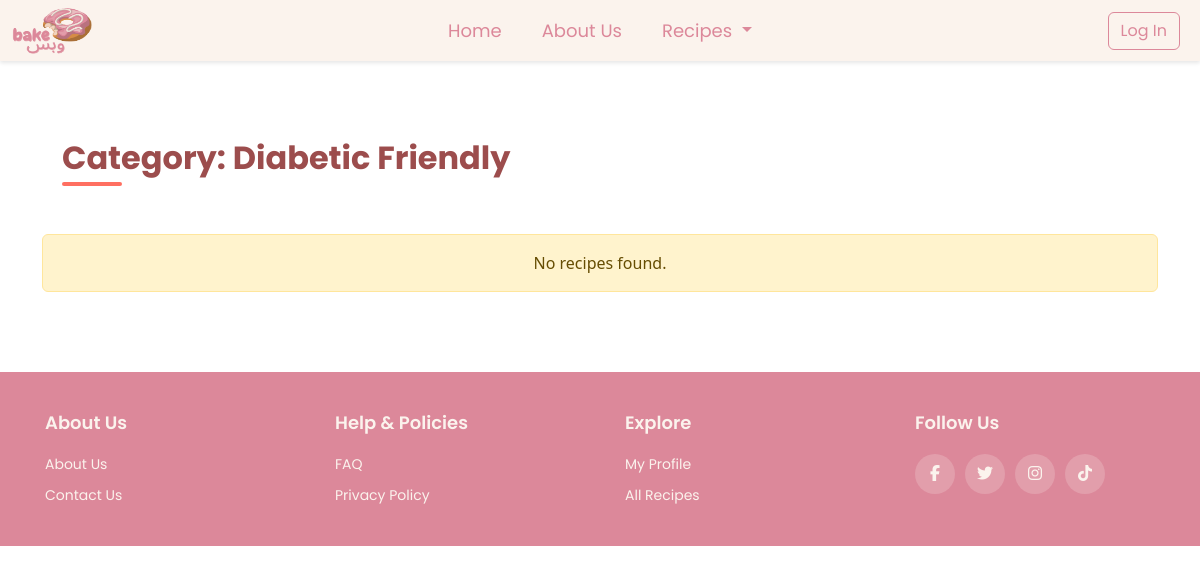
The page /recipes.php?category=diabetic-friendly on the database as committed earlier.
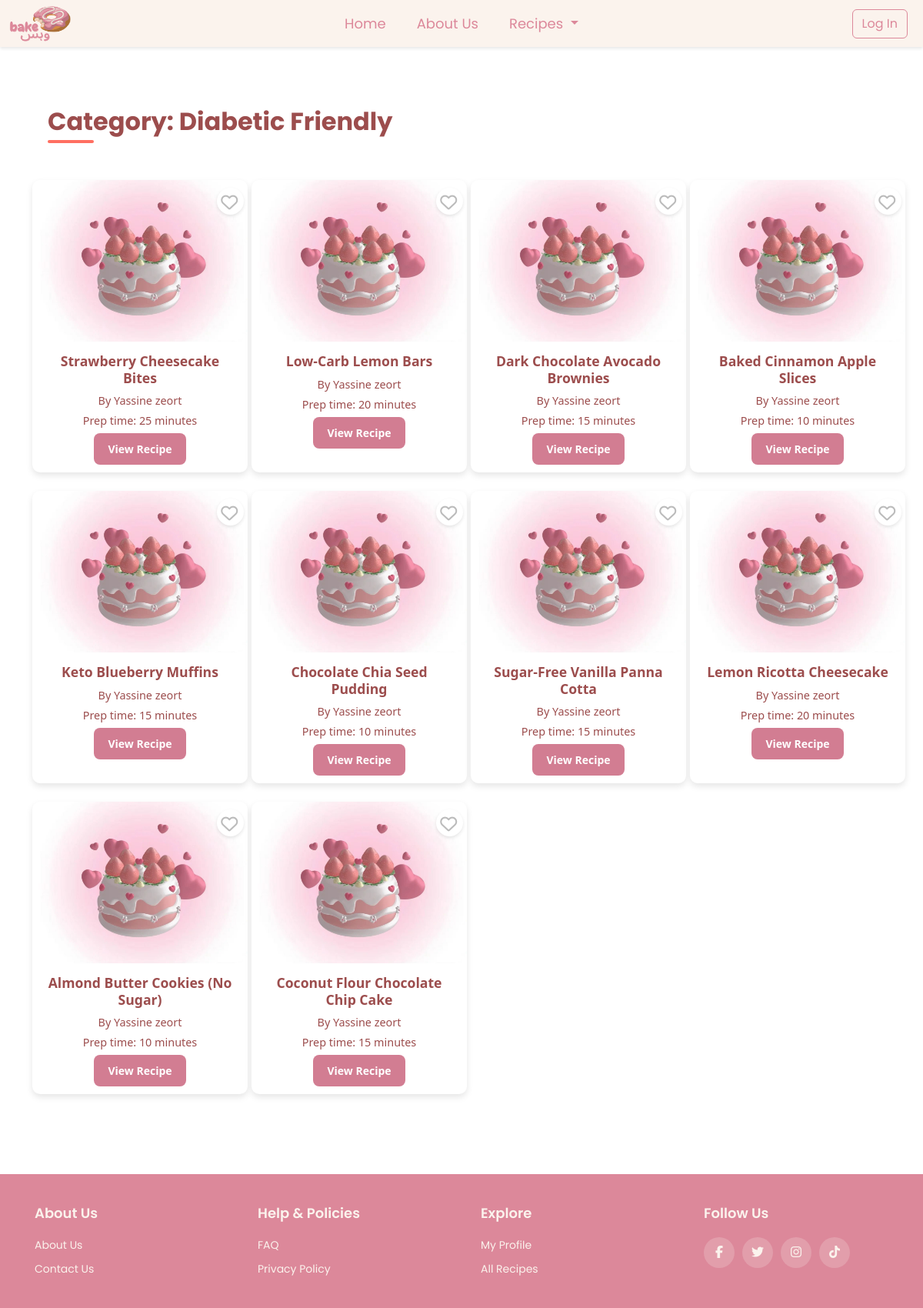
The same page on the database as committed later.
### tables this page shows
CREATE TABLE `recipe` (
  `id` int(11) NOT NULL,
  `name` varchar(255) NOT NULL,
  `description` text DEFAULT NULL,
  `category` varchar(100) NOT NULL,
  `prep_time` int(11) DEFAULT NULL,
  `cook_time` int(11) DEFAULT NULL,
  `servings` int(11) DEFAULT NULL,
  `difficulty` enum('Easy','Medium','Hard') NOT NULL DEFAULT 'Easy',
  `image` varchar(255) DEFAULT NULL,
  `ingredients` text DEFAULT NULL,
  `steps` text DEFAULT NULL,
  `user` varchar(255) DEFAULT NULL,
  `created_at` timestamp NOT NULL DEFAULT current_timestamp(),
  `user_id` int(11) NOT NULL
);

### recipes.php (the view, shortened to what this page needs)
<?php
require_once 'config.php';
$isLoggedIn = isset($_SESSION['user_id']);
$query = "SELECT * FROM recipe";
$params = [];
if (isset($_GET['search'])) {
    $query .= " WHERE name LIKE :search";
    $params[':search'] = '%' . $_GET['search'] . '%';
} elseif (isset($_GET['category'])) {
    $query .= " WHERE category LIKE :category";
    $params[':category'] = '%' . $_GET['category'] . '%';
}
$stmt = $con->prepare($query);
$stmt->execute($params);
$recipes = $stmt->fetchAll(PDO::FETCH_ASSOC);
?>
<!DOCTYPE html>
<html lang="en">
<head>
    <link rel="stylesheet" href="https://cdnjs.cloudflare.com/ajax/libs/font-awesome/6.4.2/css/all.min.css">
    <link href="https://cdn.jsdelivr.net/npm/bootstrap@5.3.2/dist/css/bootstrap.min.css" rel="stylesheet">
</head>
<body>
<nav class="navbar custom-navbar sticky-top">
    <div class="container-fluid">
        <a class="navbar-brand" href="index.php">
            <img src="images/final.png" alt="Website Logo" width="80" height="50" class="d-inline-block align-text-top">
        </a>
        <ul class="navbar-nav d-flex flex-row">
            <li class="nav-item me-3">
                <a class="nav-link" href="index.php">Home</a>
            </li>
            <li class="nav-item me-3">
                <a class="nav-link" href="about us.html">About Us</a>
            </li>
            <li class="nav-item dropdown me-3">
                <a class="nav-link dropdown-toggle" href="#" role="button" data-bs-toggle="dropdown" aria-expanded="false">
                    Recipes
                </a>
            </li>
        </ul>
        <div class="d-flex">
            <?php if (!$isLoggedIn): ?>
                <button class="btn btn-outline-danger me-2" onclick="window.location.href='login.php'">Log In</button>
            <?php endif; ?>
        </div>
    </div>
</nav>
<div class="container mt-5">
    <h2 class="category-title text-center mb-5">
        <?php
        if (isset($_GET['search'])) {
            echo "Search Results for: " . htmlspecialchars($_GET['search']);
        } elseif (isset($_GET['category'])) {
            echo "Category: " . htmlspecialchars(ucwords(str_replace('-', ' ', $_GET['category'])));
        } else {
            echo "All Recipes";
        }
        ?>
    </h2>
    <?php if (count($recipes) > 0): ?>
        <div class="row">
            <?php foreach ($recipes as $recipe): ?>
                <div class="col-lg-3 col-md-4 col-sm-6 mb-4">
                    <div class="recipe-card">
                        <div class="favorite-container">
                            <span class="favorite-icon"><i class="fa-regular fa-heart"></i></span>
                        </div>
                        <img src="images/<?= htmlspecialchars($recipe['image']) ?>" alt="<?= htmlspecialchars($recipe['name']) ?>">
                        <div class="card-body">
                            <h5><?= htmlspecialchars($recipe['name']) ?></h5>
                            <p>By <?= htmlspecialchars($recipe['user']) ?></p>
                            <p>Prep time: <?= htmlspecialchars($recipe['prep_time']) ?> minutes</p>
                            <a href="#" class="btn-pink">View Recipe</a>
                        </div>
                    </div>
                </div>
            <?php endforeach; ?>
        </div>
    <?php else: ?>
        <div class="alert alert-warning text-center">
            No recipes found.
        </div>
    <?php endif; ?>
</div>
<footer class="footer">
    <div class="container">
        <div class="row">
            <div class="footer-col">
                <h4>About Us</h4>
                <ul>
                    <li><a href="about us.html">About us</a></li>
                    <li><a href="contactUs.html">Contact us</a></li>
                </ul>
            </div>
            <div class="footer-col">
                <h4>Help & Policies</h4>
                <ul>
                    <li><a href="faqpage.html">FAQ</a></li>
                    <li><a href="privacy.html">Privacy Policy</a></li>
                </ul>
            </div>
            <div class="footer-col">
                <h4>Explore</h4>
                <ul>
                    <li><a href="#">My Profile</a></li>
                    <li><a href="recipes.php">All Recipes</a></li>
                </ul>
            </div>
            <div class="footer-col">
                <h4>Follow Us</h4>
                <div class="social-links">
                    <a href="#"><i class="fab fa-facebook-f"></i></a>
                    <a href="#"><i class="fab fa-twitter"></i></a>
                    <a href="#"><i class="fab fa-instagram"></i></a>
                    <a href="#"><i class="fab fa-tiktok"></i></a>
                </div>
            </div>
        </div>
    </div>
</footer>
</body>
</html>

### recipes.php (style rules this page uses)
.custom-navbar { font-family: 'Poppins', sans-serif; font-size: 20px; background-color: #fbf3ed !important; box-shadow: 0 2px 4px rgba(0, 0, 0, 0.1); z-index: 1000; padding: 0; }
.custom-navbar.sticky-top { position: sticky; top: 0; }
.custom-navbar .navbar-nav .nav-link { color: #dc889a !important; font-size: 18px; padding: 8px 12px; transition: color 0.3s ease; }
.custom-navbar .navbar-brand { color: #dc889a !important; font-size: 18px; margin-left: 0; }
.btn-outline-danger { border-color: #dc889a; color: #dc889a; transition: all 0.3s ease; }
.category-title { font-size: 2rem; font-weight: bold; margin: 30px 0 15px 20px; color: #9c4d4d; position: relative; display: inline-block; font-family: 'Poppins', sans-serif; }
.btn-pink { background-color: #D27D92; border: none; padding: 10px 18px; font-weight: bold; color: white; border-radius: 8px; transition: background-color 0.3s ease-in-out, transform 0.2s ease-in-out; font-size: 14px; display: inline-block; text-align: center; text-decoration: none; }
.category-title::after { content: ""; display: block; width: 60px; height: 4px; background: #FF6F61; margin-top: 5px; border-radius: 2px; }
.recipe-card { position: relative; flex: 0 0 auto; width: 280px; height: 380px; background: #fff; border-radius: 10px; overflow: hidden; box-shadow: 0px 4px 8px rgba(0, 0, 0, 0.1); margin-right: 15px; transform: scale(1); transition: transform 0.3s ease-in-out, box-shadow 0.3s ease-in-out; }
.recipe-card img { width: 100%; height: 210px; object-fit: cover; transition: transform 0.3s ease-in-out; }
.recipe-card .card-body { padding: 15px; text-align: center; position: relative; }
.favorite-container { position: absolute; top: 10px; right: 5px; width: 35px; height: 35px; background: white; border-radius: 50%; display: flex; align-items: center; justify-content: center; box-shadow: 0px 2px 4px rgba(0, 0, 0, 0.1); cursor: pointer; transition: background-color 0.3s ease-in-out; z-index: 10; pointer-events: auto; }
.favorite-icon { font-size: 18px; color: #bbb; transition: color 0.3s ease-in-out, transform 0.2s ease-in-out; display: flex; align-items: center; justify-content: center; width: 50%; height: 50%; }
.recipe-card h5 { font-size: 1.1rem; font-weight: bold; color: #9c4d4d; }
.recipe-card p { font-size: 0.9rem; color: #9c4d4d;; margin-bottom: 5px; }
.favorite-icon { position: absolute; top: 10px; right: 10px; font-size: 22px; color: #bbb; cursor: pointer; transition: color 0.3s ease-in-out; }
.footer { background-color: #dc889a; padding: 40px 0; font-family: 'Poppins', sans-serif; margin-top: 80px; color: #fbf3ed; }
.footer .container { background-color: #dc889a; max-width: 1170px; margin: auto; padding: 0 15px; box-shadow: none; border: none; }
.footer .row { display: flex; flex-wrap: wrap; justify-content: space-between; gap: 20px; margin: 0; padding: 0; }
.footer-col { flex: 1; min-width: 200px; padding: 0 15px; }
.footer-col h4 { font-size: 18px; color: #fbf3ed; text-transform: capitalize; margin-bottom: 20px; font-weight: 600; position: relative; }
.footer-col h4::before { content: ''; position: absolute; left: 0; bottom: -10px; background-color: #dc889a; height: 2px; box-sizing: border-box; width: 50px; }
.footer-col ul { list-style: none; padding-left: 0; margin: 0; }
.footer-col ul li:not(:last-child) { margin-bottom: 10px; }
.footer-col ul li a { font-size: 14px; text-transform: capitalize; color: #fbf3ed; text-decoration: none; font-weight: 400; display: block; transition: all 0.3s ease; }
.footer-col .social-links { display: flex; gap: 10px; }
.footer-col .social-links a { display: inline-block; height: 40px; width: 40px; background-color: rgba(251, 243, 237, 0.2); text-align: center; line-height: 40px; border-radius: 50%; color: #fbf3ed; transition: all 0.5s ease; }

Rows that differ between the two databases and show on the page:
added recipe: image (placeholder picture), name "Strawberry Cheesecake Bites", user "Yassine zeort", prep_time "25"
added recipe: image (placeholder picture), name "Low-Carb Lemon Bars", user "Yassine zeort", prep_time "20"
added recipe: image (placeholder picture), name "Dark Chocolate Avocado Brownies", user "Yassine zeort", prep_time "15"
added recipe: image (placeholder picture), name "Baked Cinnamon Apple Slices", user "Yassine zeort", prep_time "10"
added recipe: image (placeholder picture), name "Keto Blueberry Muffins", user "Yassine zeort", prep_time "15"
added recipe: image (placeholder picture), name "Chocolate Chia Seed Pudding", user "Yassine zeort", prep_time "10"
added recipe: image (placeholder picture), name "Sugar-Free Vanilla Panna Cotta", user "Yassine zeort", prep_time "15"
added recipe: image (placeholder picture), name "Lemon Ricotta Cheesecake", user "Yassine zeort", prep_time "20"
added recipe: image (placeholder picture), name "Almond Butter Cookies (No Sugar)", user "Yassine zeort", prep_time "10"
added recipe: image (placeholder picture), name "Coconut Flour Chocolate Chip Cake", user "Yassine zeort", prep_time "15"
Other text that changed with them:
text no longer shown: "No recipes found."
